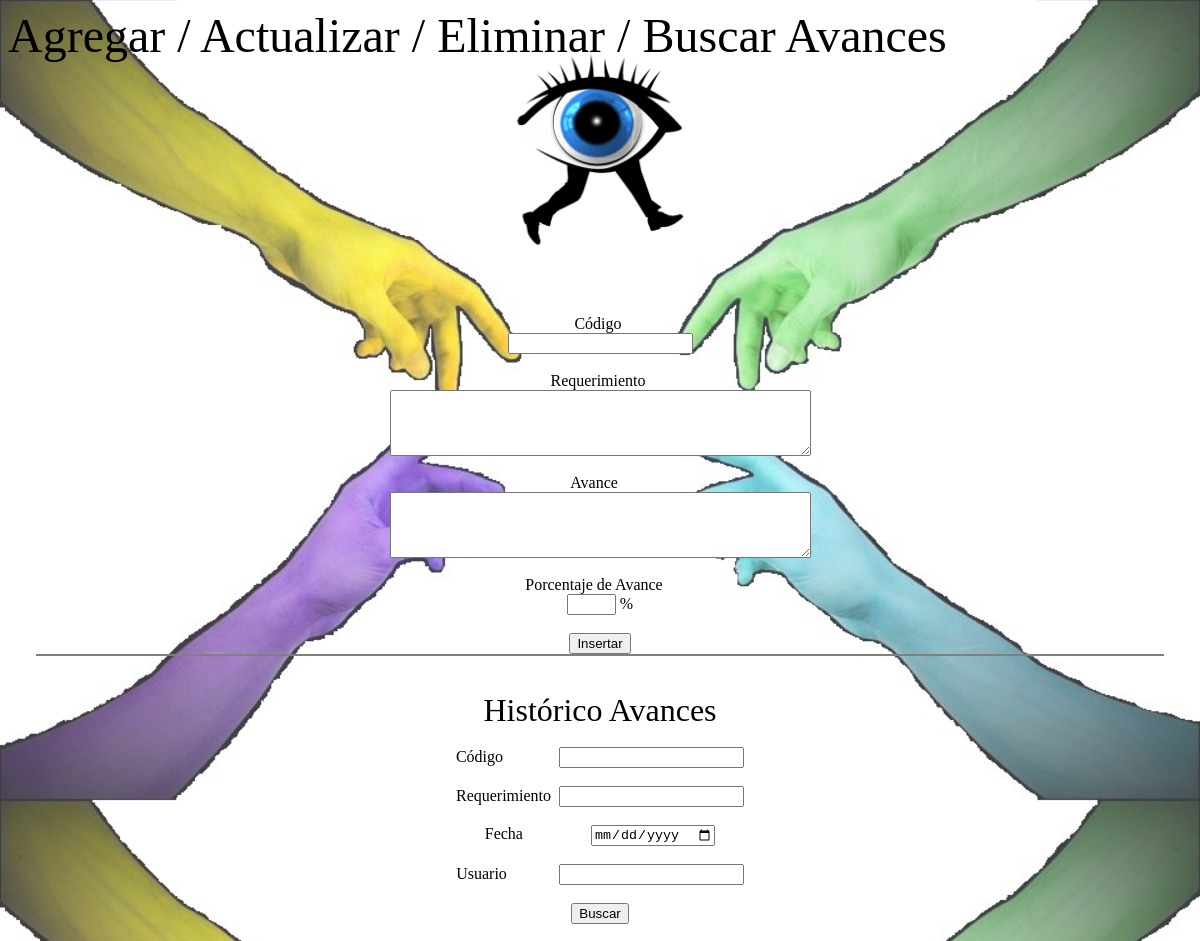
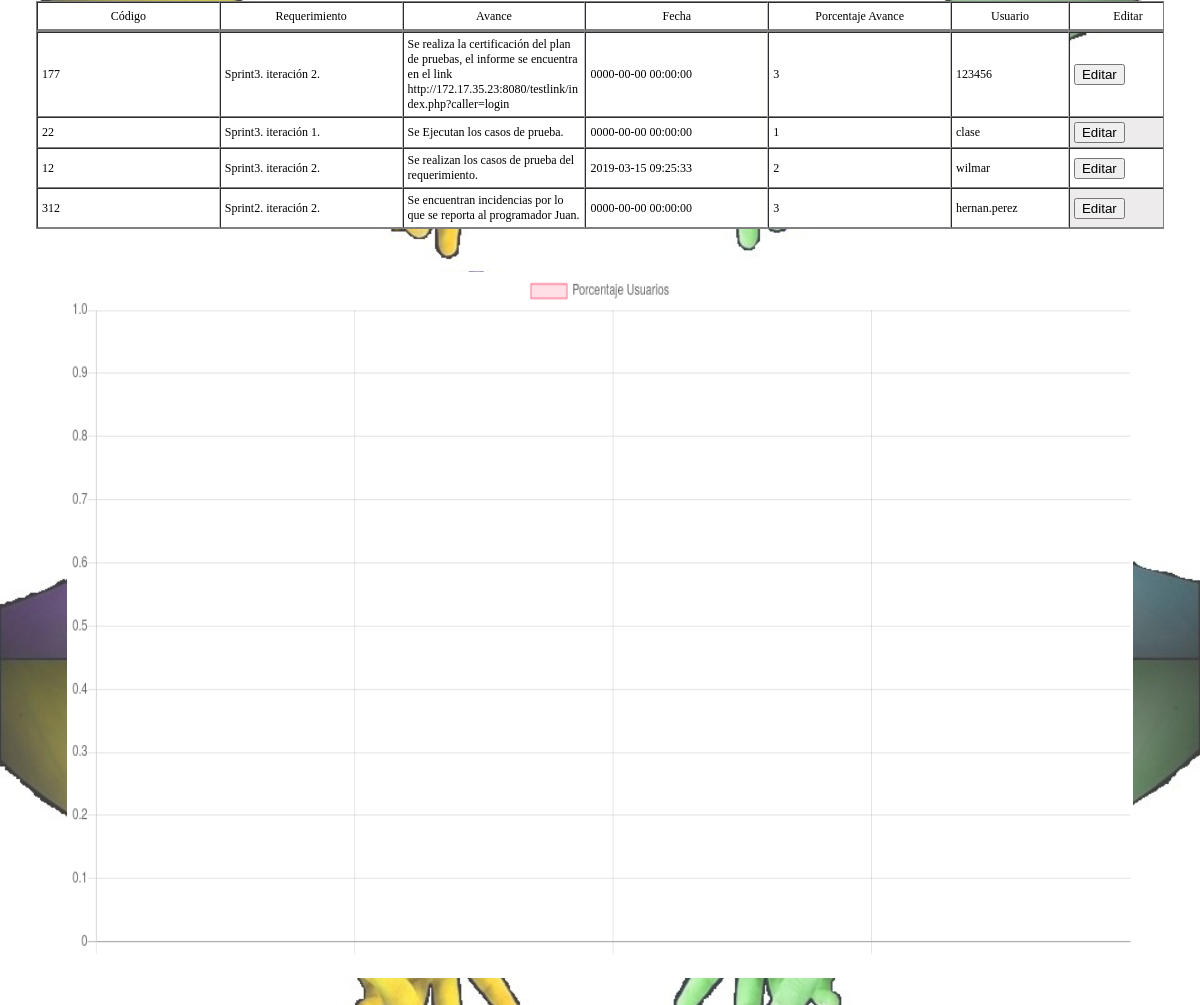
/avance1.php (signed in), run on the app's committed database (2 pictures, top to bottom).
### tables this page shows
CREATE TABLE tbavances (
  id int(11) PRIMARY KEY AUTO_INCREMENT,
  codigo int(11) NOT NULL,
  requerimiento varchar(50) NOT NULL,
  avance longtext NOT NULL,
  fecha datetime NOT NULL,
  porcentaje_avance int(3) NOT NULL,
  id_usuario int(11) NOT NULL,
  KEY id_usuario (id_usuario),
  CONSTRAINT tbavances_ibfk_1 FOREIGN KEY (id_usuario) REFERENCES usuarios (id)
);

CREATE TABLE usuarios (
  id int(11) PRIMARY KEY AUTO_INCREMENT,
  nombre varchar(300) NOT NULL,
  apellidos varchar(300) NOT NULL,
  usuarios varchar(50) NOT NULL,
  clave varchar(50) NOT NULL
);

### avance1.php (the view, shortened to what this page needs)
<?php
include('bd/conexion_log.php');
$codigoParam = null;
$requerimientoParam = null;
$fechaParam = null;
$usuarioParam = null;
?>
<html>
	<head>
	</head>
	<body>
		<marquee><font size="7" color="black">Agregar / Actualizar / Eliminar / Buscar Avances</font></marquee>
		<br /><br />
		<div class="container">
			<div class="div-img">
				<img class="img" src="img/logo.gif" title="ava" alt="ava">
			</div>
		</div>
		<br /><br /><br /><br />
		<br /><br /><br /><br />
		<br /><br /><br /><br />
		<center>
			<form name="form" id="form"  action="" method="post" onsubmit="return false;">
				<font color="black">Código</font>&nbsp;<br />
				<input type="text" name="codigo" id="codigo" required>
				<br /><br />
				<font color="black">Requerimiento</font>&nbsp;<br />
				<textarea name="requerimiento" id="requerimiento" rows="4"  cols="50"></textarea>
				<br /><br />
				<font color="black">Avance</font>&nbsp; &nbsp;<br />
				<textarea name="porcentaje_avance" id="porcentaje_avance" rows="4"  cols="50"></textarea>
				<br /><br />
				<font color="black">Porcentaje de Avance</font>&nbsp; &nbsp;<br />
				<input type="text" name="porcenta" id="porcenta" size="3" required> %
				<br /><br />
				<table>
					<tr>
						<input type="submit" name="bti" value="Insertar" onclick="insertar();" >
					</tr>
				</table>
				<br /><br />
				<font size=6 color="black">Histórico Avances</font>
				<br /><br />
				<font>Código</font>
				<input type="text" id="buscarXCodigo" name="buscarXCodigo" value="<?php echo $codigoParam?>" />
				<br /><br />
				<font>Requerimiento</font>&nbsp;
				<input type="text" id="buscarXRequerimiento" name="buscarXRequerimiento" value="<?php
				echo $requerimientoParam?>" /><br /><br />
				<font>Fecha</font>
				<input type="date" id="buscarXfecha" name="buscarXfecha" value="<?php echo $fechaParam?>" /><br /><br />
				<font>Usuario</font>
				<input type="text" id="buscarXUsuario" name="buscarXUsuario" value="<?php
				echo $usuarioParam?>" /><br /><br />
				<button id="buscar" value="Buscar" onclick="buscarAvance();">Buscar</button><br /><br />
				<?php
				$sqlCodigo = '';
				$sqlRequerimiento = '';
				$sqlFecha = '';
				$sqlUsuario = '';
				$sql = "SELECT av.*, us.usuarios
					FROM tbavances av
						JOIN usuarios us ON av.id_usuario = us.id
					WHERE 1 = 1"
						. $sqlCodigo
						. $sqlRequerimiento
						. $sqlFecha
						. $sqlUsuario ."
					GROUP BY av.id_usuario
					ORDER BY av.id_usuario";
				$result = $conn->query($sql);
				$total = $result->num_rows;
				if ($total > 0) {?>
					<table border="1">
						<tr>
							<td align="center" bgcolor="white">Código</td>
							<td align="center" bgcolor="white">Requerimiento</td>
							<td align="center" bgcolor="white">Avance</td>
							<td align="center" bgcolor="white">Fecha</td>
							<td align="center" bgcolor="white">Porcentaje Avance</td>
							<td class="tdAction" align="center" bgcolor="white">Usuario</td>
							<td class="tdAction" align="center" bgcolor="white">Editar</td>
						</tr>
					</table>
					<table border="1"><?php
						for ($i = 1; $i <= $total;$i++) {
							$row = $result->fetch_assoc();
							$id_c = $row["id"];
							$codigo_c = $row["codigo"];
							$requerimiento_c = $row["requerimiento"];
							$avance_c = $row["avance"];
							$fecha_c = $row["fecha"];
							$porcentaje_avance_c = $row["porcentaje_avance"];
							$idUsuario = $row["usuarios"];
							?>
							<tr>
								<td bgcolor="white"><?php echo $codigo_c?></td>
								<td bgcolor="white"><?php echo utf8_encode($requerimiento_c)?></td>
								<td bgcolor="white"><?php echo utf8_encode($avance_c)?></td>
								<td bgcolor="white"><?php echo $fecha_c?></td>
								<td bgcolor="white"><?php echo $porcentaje_avance_c?></td>
								<td class="tdAction" bgcolor="white"><?php echo $idUsuario?></td>
								<td class="tdAction"><input type=button value='Editar' onclick="editar('<?php echo $id_c?>',
								'<?php echo $codigo_c?>', '<?php echo base64_encode($avance_c)?>',
								'<?php echo base64_encode($requerimiento_c)?>', '<?php base64_encode($fecha_c)?>',
								'<?php echo $porcentaje_avance_c?>');"></td>
							</tr><?php
						}?>
					</table><?php
				}?>
				<pre>
				<?php
				$consolidadoAvances = $result->num_rows;
				$labels = '';
				$data = '';
				for ($i = 1; $i <= $consolidadoAvances; $i++) {
					$fila = $result->fetch_assoc();
					$nombres = '"' . $fila['nombre'] . ' ' . $fila['apellidos'] . '"';
					$porcentaje = $fila['porcentaje'];
					$labels .= $nombres . ',';
					$data .= $porcentaje . ',';
				}
				$labels = substr($labels, 0, strlen($labels) - 1);
				$data = substr($data, 0, strlen($data) - 1);?>
				<canvas class="chart" id="chart1"></canvas>
				<script>
					var chart1 = document.getElementById('chart1');
					var myChart1 = new Chart(chart1, {
						// Define el tipo de grafico que se usa pie, bar, bubble, line, polar area, radar.
						type: 'bar',
							data: {
								labels: [<?php echo $labels?>],
									datasets: [{
										label: 'Porcentaje Usuarios',
										data: [<?php echo $data?>],
									backgroundColor: [
										'rgba(255, 99, 132, 0.2)',
										'rgba(54, 162, 235, 0.2)',
										'rgba(255, 206, 86, 0.2)',
										'rgba(75, 192, 192, 0.2)',
											'rgba(153, 102, 255, 0.2)',
										'rgba(255, 159, 64, 0.2)'
										],
									borderColor: [
										'rgba(255, 99, 132, 1)',
										'rgba(54, 162, 235, 1)',
										'rgba(255, 206, 86, 1)',
										'rgba(75, 192, 192, 1)',
										'rgba(153, 102, 255, 1)',
										'rgba(255, 159, 64, 1)'
										],
									borderWidth: 1
									}]
							},
							options: {
								scales: {
									yAxes: [{
										ticks: {
											beginAtZero: true
										}
									}]
								}
							}
						});
				</script>
			</form>
		</center>
	</body>
</html>

### css/estilos.css (style rules this page uses)
.container { width: 200px; height: 200px; position: absolute; left: 0; right: 0; margin: 0 auto; top: 20px; }
.div-img { display: block; margin-left: auto; margin-right: auto; }
.div-img .img { display: block; margin-left: auto; margin-right: auto; width: 100%; transform: scale(1); -ms-transform: scale(1); -moz-transform: scale(1); -webkit-transform: scale(1); -o-transform: scale(1); -webkit-transition: all 500ms ease-in-out; -moz-transition: all 500ms ease-in-out; -ms-transition: all 500ms ease-in-out; -o-transition: all 500ms ease-in-out; }

### avance1.php (style rules this page uses)
html { background: url(img/fondo.jpg); background-size: 100%; }
table { border-spacing: 0; display: flex; max-height: 40vh; overflow-y: auto; overflow-x: auto; table-layout: fixed; width: 94vw; border:1px solid gray; }
th,td { font-weight: normal; margin: 0; max-width: 14.4vw; min-width: 14.4vw; word-wrap: break-word; font-size: 12px; height: 3.5vh !important; padding: 4px; border-right: 1px solid #c4c0c9; }
td.tdAction { max-width: 9vw; min-width: 9vw; }
tr:nth-child(2n) { background: none repeat scroll 0 0 #edebeb; }
.chart { width: 90% !important; height: 90% !important; background-color: #FFF; }

### data on the page
tbavances: codigo "177", requerimiento "Sprint3. iteración 2.", avance "Se realiza la certificación del plan de pruebas, el informe se encuentra en el link http://172.17.35.23:8080/testlink/index.php?caller=login", fecha "0000-00-00 00:00:00", porcentaje_avance "3", id_usuario.usuarios "123456"
tbavances: codigo "22", requerimiento "Sprint3. iteración 1.", avance "Se Ejecutan los casos de prueba.", fecha "0000-00-00 00:00:00", porcentaje_avance "1", id_usuario.usuarios "clase"
tbavances: codigo "12", requerimiento "Sprint3. iteración 2.", avance "Se realizan los casos de prueba del requerimiento.", fecha "2019-03-15 09:25:33", porcentaje_avance "2", id_usuario.usuarios "wilmar"
tbavances: codigo "312", requerimiento "Sprint2. iteración 2.", avance "Se encuentran incidencias por lo que se reporta al programador Juan.", fecha "0000-00-00 00:00:00", porcentaje_avance "3", id_usuario.usuarios "hernan.perez"
